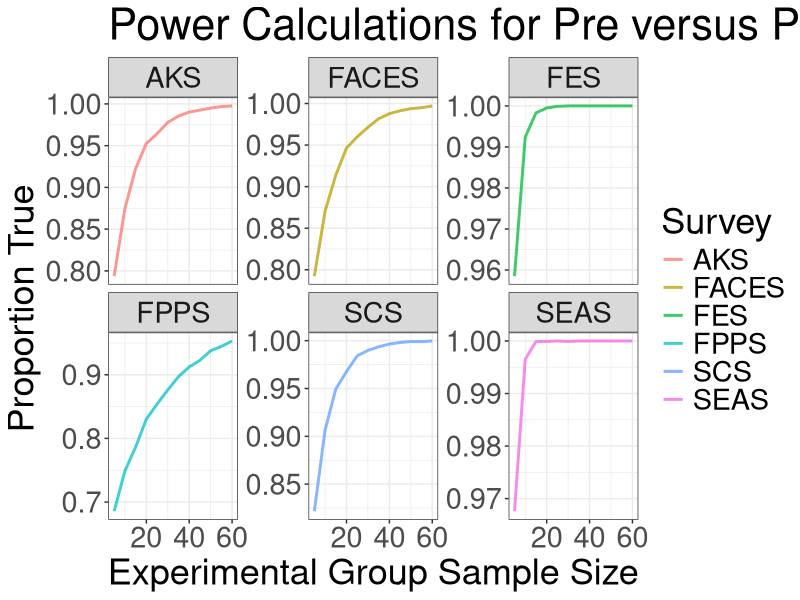
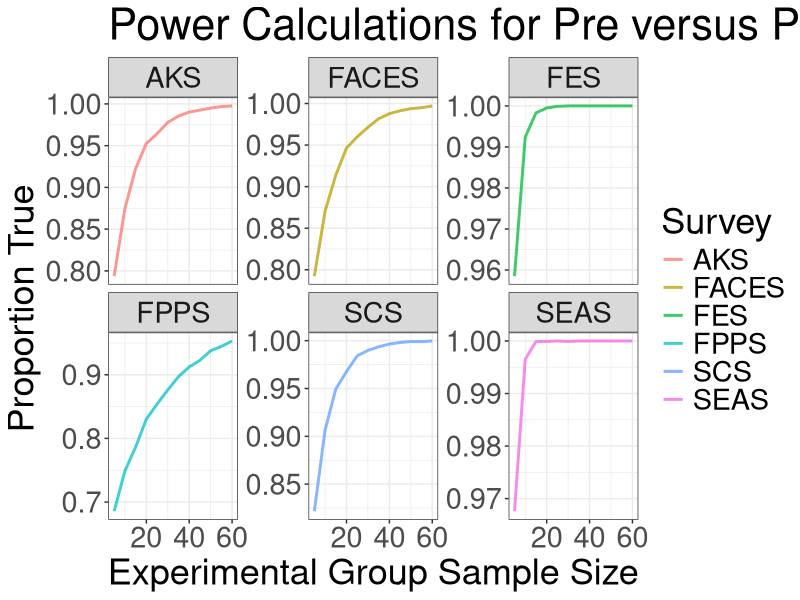

Reproduce these figures in R, in order. (Note: this script raises an error after producing the figures.)
## ---- chunk 1
library(tidyverse)
theme_set(theme_bw())
## ---- chunk 2
faces <- read_csv('../../Data/cleaned_FACES_data.csv', col_types = c('ffffdf'))
## ---- chunk 3
#how many different n to test
m <- seq(from=5, to=60, by=5)
#power dataframe for non-parametric
power_data <- data.frame('FACES' = numeric(length(m)), 'AKS' = numeric(length(m)), 
                         'FES' = numeric(length(m)), 'SCS' = numeric(length(m)), 
                         'FPPS' = numeric(length(m)), 'SEAS' = numeric(length(m)))


#power dataframe for parametric group
power_norm <- data.frame('FACES' = numeric(length(m)), 'AKS' = numeric(length(m)), 
                         'FES' = numeric(length(m)), 'SCS' = numeric(length(m)), 
                         'FPPS' = numeric(length(m)), 'SEAS' = numeric(length(m)))
## ---- chunk 4
for (n in m) {
  # Number of times to bootstrap
  B <- 1e4
  #survey categories
  surveys <- as.character(unique(faces$Survey))
  #dataframe to hold simulation results
  pre.exp <- data.frame('FACES' = numeric(B), 'AKS' = numeric(B), 'FES' = numeric(B),
                          'SCS' = numeric(B), 'FPPS' = numeric(B), 'SEAS' = numeric(B))
  post.exp <- data.frame('FACES' = numeric(B), 'AKS' = numeric(B), 'FES' = numeric(B),
                          'SCS' = numeric(B), 'FPPS' = numeric(B), 'SEAS' = numeric(B))
  
  for (j in 1:6) {
    sample_faces_pre <- faces %>%
      filter(Time == 'Pre', 
             Group == 'Experimental',
             Survey == surveys[j]) %>%
      group_by(`Participant #`) %>%
      summarise(Total = sum(Response)) %>%
      ungroup()
    
    sample_faces_post <- faces %>%
      filter(Time == 'Post', 
             Group == 'Experimental',
             Survey == surveys[j]) %>%
      group_by(`Participant #`) %>%
      summarise(Total = sum(Response)) %>%
      ungroup()
  
    # Vector to store means
    m1d <- numeric()
    m1n <- numeric()
    
    #pre sample mean and sd
    pre_mean <- mean(sample_faces_pre$Total)
    pre_sd <- sd(sample_faces_pre$Total)
    
    for (i in 1:B) {
      dist <- sample(sample_faces_pre$Total, size = n, replace = T)
      m1d[i] <- mean(dist)
      dist <- rnorm(n, mean=pre_mean, sd=pre_sd)
      m1n[i] <- mean(dist)
    }
    
    #vector to store post means
    m2d <- numeric()
    m2n <- numeric()
    
    #post sample mean and sd
    post_mean <- mean(sample_faces_post$Total)
    post_sd <- sd(sample_faces_post$Total)
    
    for (i in 1:B) {
      dist <- sample(sample_faces_post$Total, size = n, replace = T)
      m2d[i] <- mean(dist)
      dist <- rnorm(n, mean=post_mean, sd=post_sd)
      m2n[i] <- mean(dist)
    }
    
    power_data[n / 5, j] <- mean(m2d > m1d)
    power_norm[n / 5, j] <- mean(m2n > m1n)
  }
}
## ---- chunk 5
  #combine the data frames and change the column names
  power <- cbind(power_data, power_norm)
  colNames <- c('FACESd', 'AKSd', 'FESd', 'SCSd', 'FPPSd', 'SEASd',
                'FACESn', 'AKSn', 'FESn', 'SCSn', 'FPPSn', 'SEASn')
  colnames(power) <- colNames
  #add indexing for the graph
  power$ExpN <- m
  power$ControlN <- seq(from=60, to=5, by=-5)
  
  
  power %>%
    select(ExpN, ends_with('d')) %>%
    pivot_longer(-ExpN, names_to = 'Survey', values_to = 'Proportion True') %>%
    mutate(Survey = str_replace(Survey, 'd', ''),
           Survey = factor(Survey)) %>%
    ggplot(aes(x = ExpN)) +
    geom_line(aes(y = `Proportion True`, color = Survey),
              size = 1, alpha = .75) +
    facet_wrap(Survey ~., scales = 'free_y') +
    labs(x = "Experimental Group Sample Size",
         title = "Power Calculations for Pre versus Post Experimental Group") +
    theme(text = element_text(size = 26))

  ggsave('Pre vs Post Experimental Power Calcs.png', width = 16, height = 9, units = 'in')
## ---- chunk 6
dist <- tibble(Time = c(rep('Pre', length(m1)), rep('Post', length(m2))),
               Dist = c(m1, m2)) %>%
  mutate(Time = factor(Time))
dist %>%
  ggplot() +
  geom_density(aes(x = Dist, fill = Time), alpha = 0.7)
